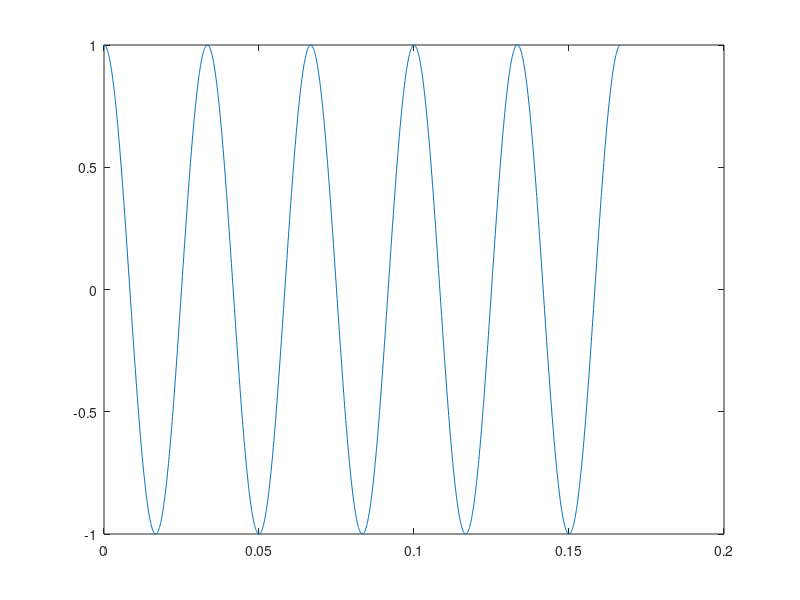
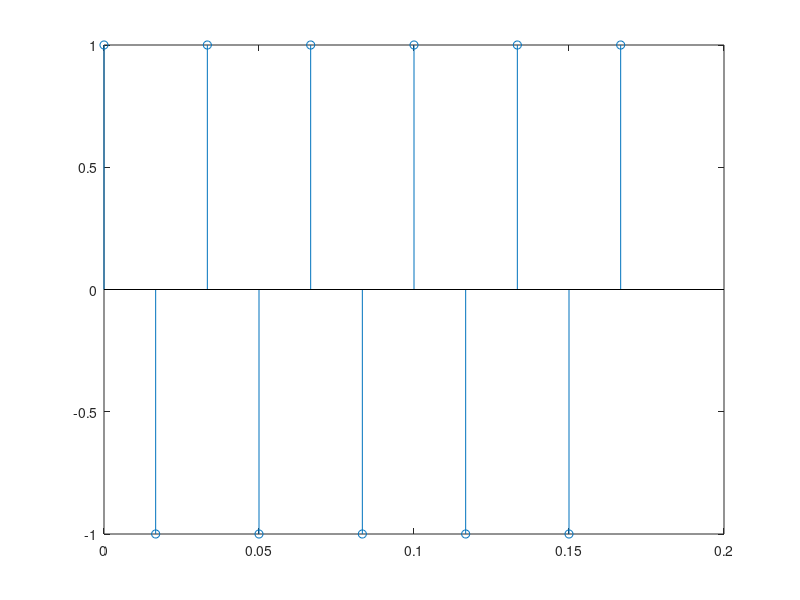

Here is the MATLAB script that generated these plots, in order:
F = 30; % frequency of CT
Fs = 2*F;
Ts = 1/Fs;

tc = 0:1e-4:5/F;
Xc = cos(2*pi*F*tc);
figure(),plot(tc,Xc);

td = 0:Ts:5/F;

Xd = cos(2*pi*F*td); % f = F/Fs, 1/Fs = Ts so f = FTs ; 2pifn; td takes sample after Ts period
figure(),stem(td,Xd);

N = length(td) % no. of sample


